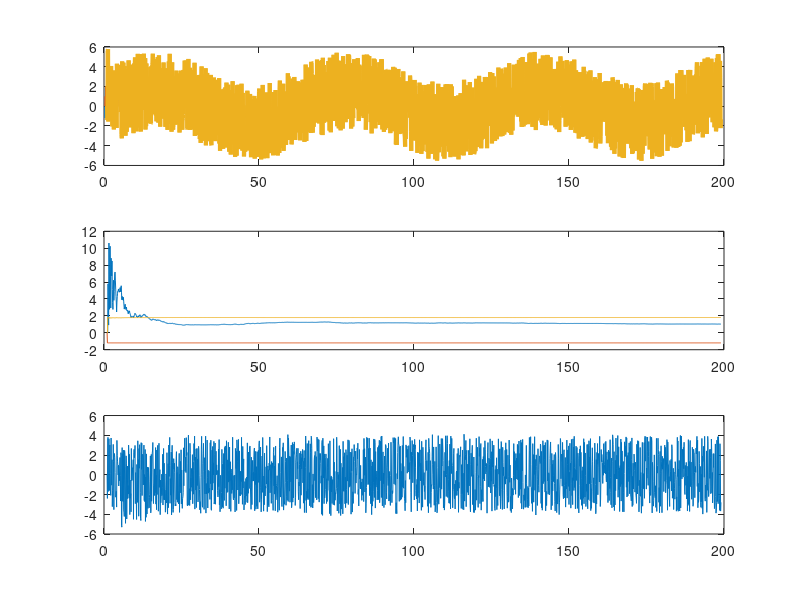

MATLAB code for this plot:
%逐次最小ニ乗法によるパラメータ推定
load 7prob.mat y2
k=0;         %時間ステップ
y=[0 0 0];  %真の出力値
y_h=0;       %推定出力値
y_hat=0;    %推定出力記録
y_d=0;       %真の出力記録
y_n=0;       %真値+noiseの出力記録
e_k=0;       %信号相殺記録
u=[1 0];     %単位インパルス入力
theta=[0 0 0]';  %推定パラメータ（係数）
theta_dot=[0 0 0]';%推定パラメータ更新用中間変数
lambda=100.0;   %最小二乗法設定パラメータ
gamma=lambda.*[1 0 0;0 1 0;0 0 1]; %共分散行列
t=linspace(1,199,2001);            %グラフ描画用時間ステップ


for k=1:1:2001 %データ数分だけループ
   if k>1
     theta(:,k)=theta_dot(1:3);               %係数データ記録
      y_hat=[y_hat x*theta(1:3,k)];               %グラフ描画用推定出力データ記録
      y_noise=y(2)+y(3)+u(2)+noise;
      y_d=[y_d y2(k,2)+y(3)+u(2)];    %グラフ描画用出力真値データ記録
      y_n=[y_n y_noise];
      e_k=[e_k e];                                    %グラフ描画用信号相殺データ記録
   endif
   noise=unifrnd(-4.0,4.0);
   x = [y2(k,1) y2(k,2) u(2)];
   u=[0 u];
   y =[ y2(k,1)+y2(k,2)+u(2) y]; %実際のy(n)を計算
   y_h=[x*theta(1:3,k) y_h]; 
   e = y2(k,1)+noise-y_h(1); %推定誤差を計算
   gamma=gamma-gamma*x'*x*gamma/(1+x*gamma*x');%共分散行列
   theta_dot(1:3) = theta_dot(1:3)+gamma*x'*e/(1+x*gamma*x');%パラメータ更新則
endfor
theta_dot(1:3)
subplot(3,1,1) 
plot(t,y_hat,'linewidth',4,t,y_d,'linewidth',4,t,y_n,'linewidth',3); %真のシステム出力と推定出力とを比較
%plot(t,y_hat,'linewidth',4,t,y_d,'linewidth',4); %真のシステム出力と推定出力とを比較
%plot(t,y_n,'linewidth',3); %真のシステム出力と推定出力とを比較
subplot(3,1,2) 
plot(t,theta(1,:),t,theta(2,:),t,theta(3,:));%推定パラメータの推移
subplot(3,1,3) 
plot(t,e_k,'-'); %分離したノイズ信号